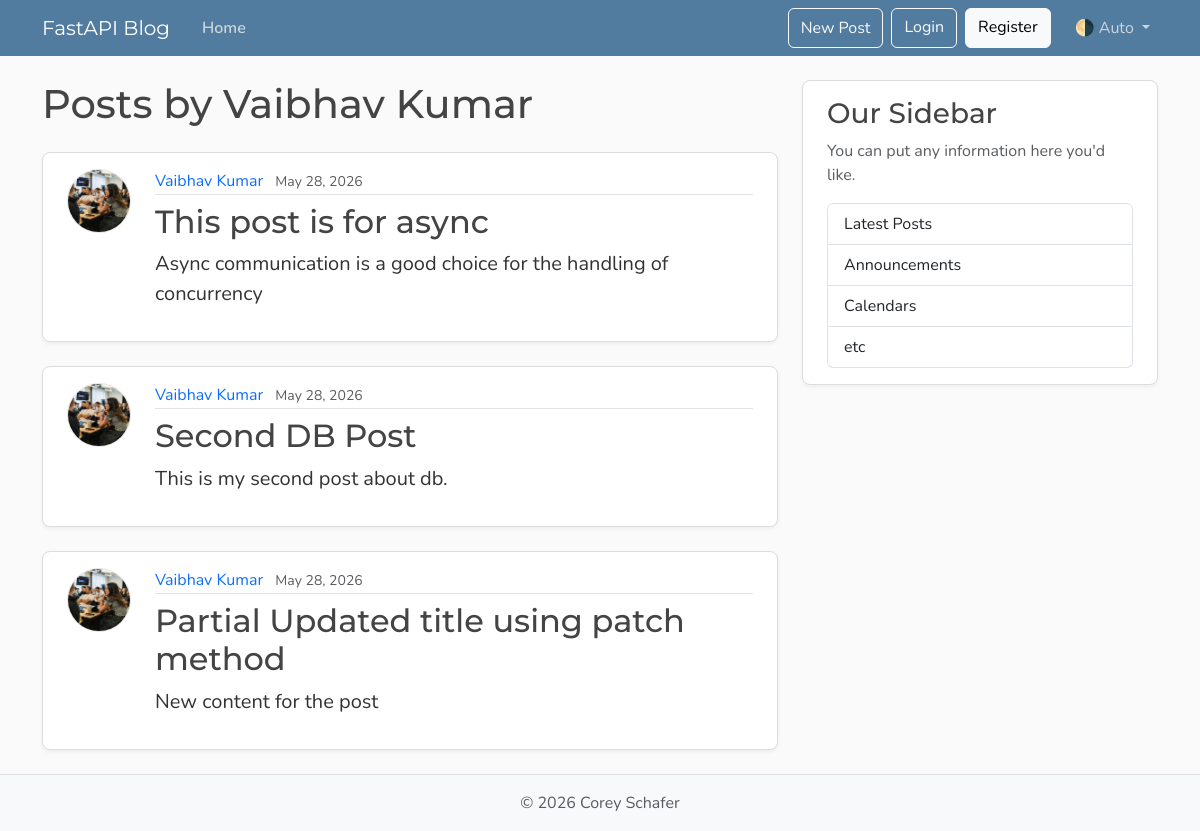
Before: /users/1/posts with the older database file.
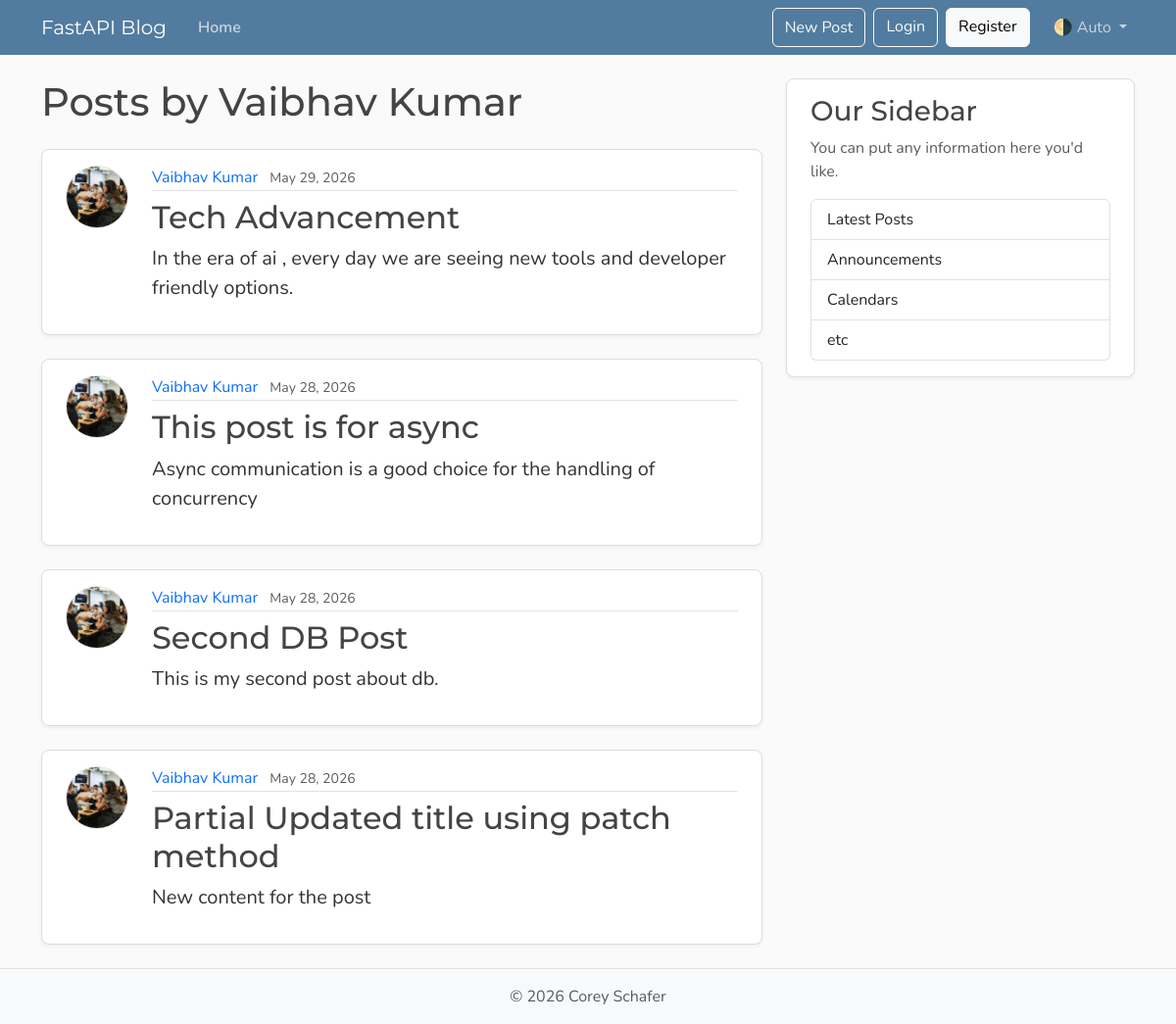
After: the same page with the newer database file.
### models.py (models this page shows, shortened)
class Post(Base):
    __tablename__ = "posts"
    id: Mapped[int] = mapped_column(Integer, primary_key=True, index=True)
    title: Mapped[str] = mapped_column(String(100), nullable=False)
    content: Mapped[str] = mapped_column(Text, nullable=False)
    user_id: Mapped[int] = mapped_column(
        ForeignKey("users.id"),
        nullable=False,
        index=True,
    )
    date_posted: Mapped[datetime] = mapped_column(
        DateTime(timezone=True),
        default=lambda: datetime.now(UTC),
    )
    author: Mapped[User] = relationship(back_populates="posts")

class User(Base):
    __tablename__ = "users"
    id: Mapped[int] = mapped_column(Integer, primary_key=True, index=True)
    username: Mapped[str] = mapped_column(String(50), unique=True, nullable=False)
    email: Mapped[str] = mapped_column(String(120), unique=True, nullable=False)
    image_file: Mapped[str | None] = mapped_column(
        String(200),
        nullable=True,
        default=None,
    )
    posts: Mapped[list[Post]] = relationship(
        back_populates="author",
        cascade="all, delete-orphan",
        )

### main.py (the view)
@app.get("/users/{user_id}/posts", include_in_schema=False, name="user_posts")
async def user_posts_page(
    request: Request,
    user_id: int,
    db: Annotated[AsyncSession, Depends(get_db)],
):
    result = await db.execute(select(models.User).where(models.User.id == user_id)) #here object user does not need selectin load because we are not loading the posts with the user, we are loading the user first and then loading the posts separately.
    user = result.scalars().first()
    if not user:
        raise HTTPException(
            status_code=status.HTTP_404_NOT_FOUND,
            detail="User not found",
        )
    result = await db.execute(
        select(models.Post)
        .options(selectinload(models.Post.author)) #here we need selectin load because we are loading the posts and we want to load the author of each post to display the username in the template.so object relational mapping is used here to load the author of each post with the post itself, so that we can access the username of the author in the template without making additional queries to the database for each post.
        .where(models.Post.user_id == user_id)
        .order_by(models.Post.date_posted.desc()),
    )
    posts = result.scalars().all()
    return templates.TemplateResponse(
        request,
        "user_posts.html",
        {"posts": posts, "user": user, "title": f"{user.username}'s Posts"},
    )

### templates/user_posts.html
{% extends "layout.html" %}
{% block content %}
  <h1 class="mb-4">Posts by {{ user.username }}</h1>
  {% for post in posts %}
    <article class="content-section py-3 px-4 mb-4">
      <div class="d-flex align-items-start gap-4">
        <img class="rounded-circle article-img flex-shrink-0"
             src="{{ post.author.image_path }}"
             alt="{{ post.author.username }}'s profile picture"
             width="64"
             height="64"
             loading="lazy">
        <div class="flex-grow-1">
          <div class="article-metadata mb-2">
            <a class="me-2"
               href="{{ url_for('user_posts', user_id=post.author.id) }}">{{ post.author.username }}</a>
            <small class="text-body-secondary">{{ post.date_posted.strftime("%B %d, %Y") }}</small>
          </div>
          <h2>
            <a class="article-title"
               href="{{ url_for('post_page', post_id=post.id) }}">{{ post.title }}</a>
          </h2>
          <p class="article-content">{{ post.content }}</p>
        </div>
      </div>
    </article>
  {% else %}
    <p class="text-body-secondary">No posts by this user yet.</p>
  {% endfor %}
{% endblock content %}

Changed rows visible on the page:
added Post: author.image_path (picture), author.username "Vaibhav Kumar", date_posted "May 29, 2026", title "Tech Advancement", content "In the era of ai , every day we are seeing new tools and developer friendly options."
